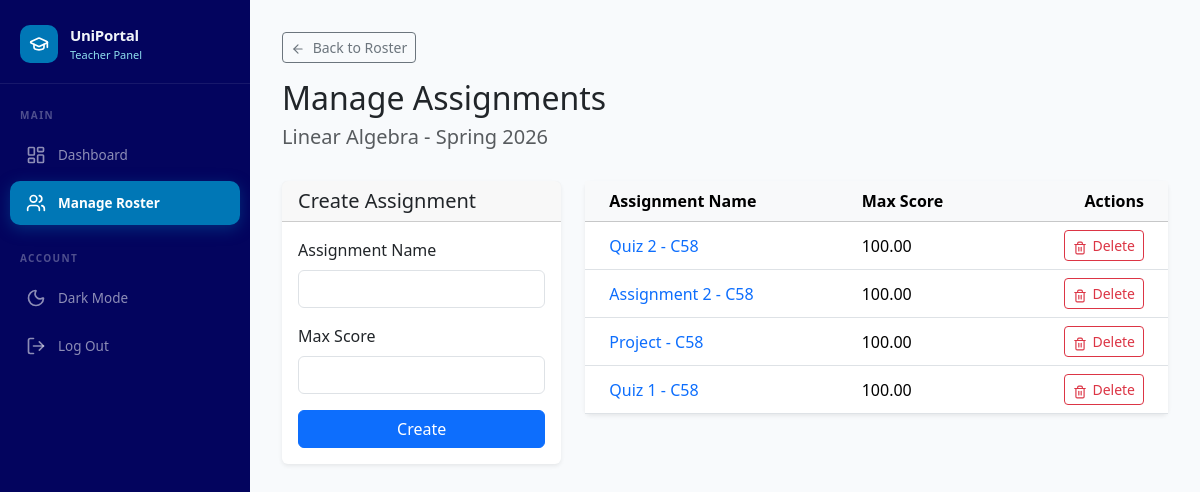
/teacher/class/58/assignments/ (signed in), run on an earlier commit of the app's database.
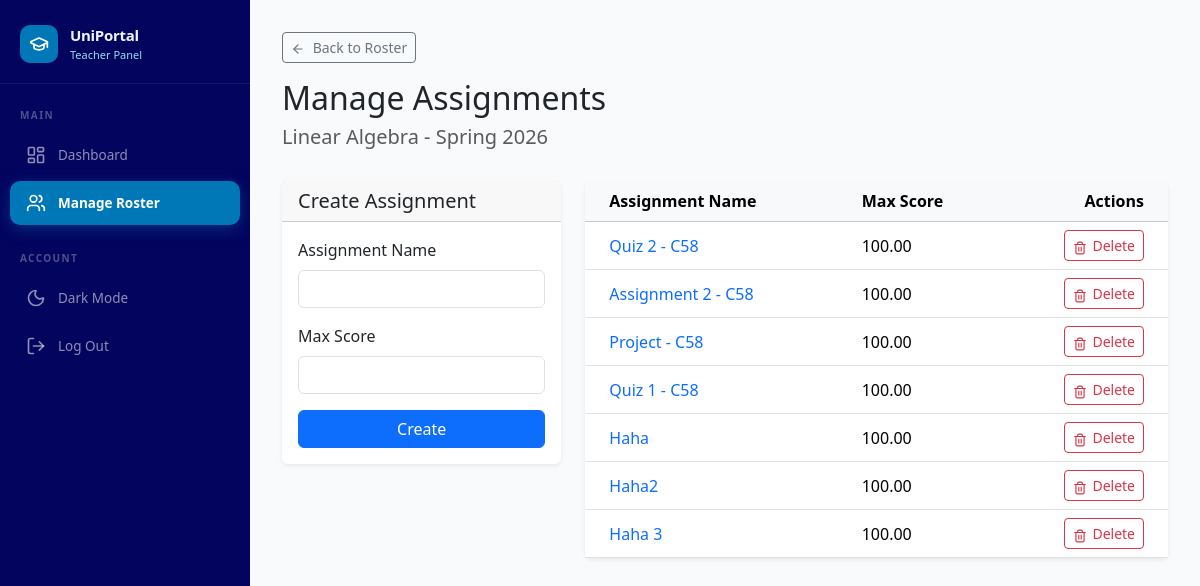
And on a later commit of the database.
### myapp/models.py (models this page shows, shortened)
class Assessment(models.Model):
    class_instance = models.ForeignKey(Class, on_delete=models.CASCADE)
    name = models.CharField(max_length=255)
    max_score = models.DecimalField(max_digits=7, decimal_places=2)

### myapp/views.py (the view, shortened to what this page needs)
# urls.py: path('teacher/class/<int:class_id>/assignments/', views.teacher_assignments, name='teacher_assignments'),
@login_required(login_url='/login')
def teacher_assignments(request, class_id):
    try:
        teacher = request.user.teacher
        class_instance = Class.objects.get(id=class_id, teacher=teacher)
    except (AttributeError, Class.DoesNotExist):
        return redirect('teacher_dashboard')
    assignments = Assessment.objects.filter(class_instance=class_instance).order_by('id')
    context = {
        'class_instance': class_instance,
        'assignments': assignments,
    }
    return render(request, 'myapp/teacher_assignments.html', context)

### myapp/templates/myapp/teacher_assignments.html (shortened to what this page needs)
{% extends 'myapp/base.html' %}
{% load static custom_tags %}
{% block active_roster %}active{% endblock %}
{% block content %}
<div class="mb-4 d-flex justify-content-between align-items-start">
  <div>
    <a href="{% url 'teacher_roster' class_instance.id %}" class="btn btn-outline-secondary btn-sm mb-3">
      <i data-lucide="arrow-left" style="width:14px;height:14px;margin-right:4px"></i> Back to Roster
    </a>
    <h2>Manage Assignments</h2>
    <h5 class="text-muted">{{ class_instance.subject.name }} - {{ class_instance.term.name }}</h5>
  </div>
</div>
<div class="row">
    <div class="col-md-4 mb-4">
        <div class="card shadow-sm border-0">
            <div class="card-header">
                <h5 class="mb-0">Create Assignment</h5>
            </div>
            <div class="card-body">
                <form method="POST">
                    <div class="mb-3">
                        <label for="name" class="form-label">Assignment Name</label>
                        <input type="text" class="form-control" id="name" name="name" required>
                    </div>
                    <div class="mb-3">
                        <label for="max_score" class="form-label">Max Score</label>
                        <input type="number" step="0.01" class="form-control" id="max_score" name="max_score" required>
                    </div>
                    <button type="submit" class="btn btn-primary w-100">Create</button>
                </form>
            </div>
        </div>
    </div>
    <div class="col-md-8">
        <div class="card shadow-sm border-0">
            <div class="card-body p-0">
                <div class="table-responsive">
                    <table class="table table-hover mb-0 align-middle">
                        <thead class="table-light">
                            <tr>
                                <th scope="col" class="ps-4">Assignment Name</th>
                                <th scope="col">Max Score</th>
                                <th scope="col" class="text-end pe-4">Actions</th>
                            </tr>
                        </thead>
                        <tbody>
                            {% for assignment in assignments %}
                            <tr>
                                <td class="ps-4">
                                    <a href="{% url 'teacher_assignment_scores' class_instance.id assignment.id %}" class="text-decoration-none fw-medium">
                                        {{ assignment.name }}
                                    </a>
                                </td>
                                <td>{{ assignment.max_score }}</td>
                                <td class="text-end pe-4">
                                    <form method="POST" action="{% url 'delete_assessment' class_instance.id assignment.id %}" onsubmit="return confirm('Are you sure you want to delete this assignment? This will delete all student scores for this assignment.');">
                                        <button type="submit" class="btn btn-sm btn-outline-danger">
                                            <i data-lucide="trash-2" style="width:14px;height:14px;margin-right:2px;vertical-align:text-bottom"></i> Delete
                                        </button>
                                    </form>
                                </td>
                            </tr>
                            {% endfor %}
                        </tbody>
                    </table>
                </div>
            </div>
        </div>
    </div>
</div>
{% endblock %}

What changed in the data, as far as the page shows it:
added Assessment: name "Haha", max_score "100.00"
added Assessment: name "Haha2", max_score "100.00"
added Assessment: name "Haha 3", max_score "100.00"
